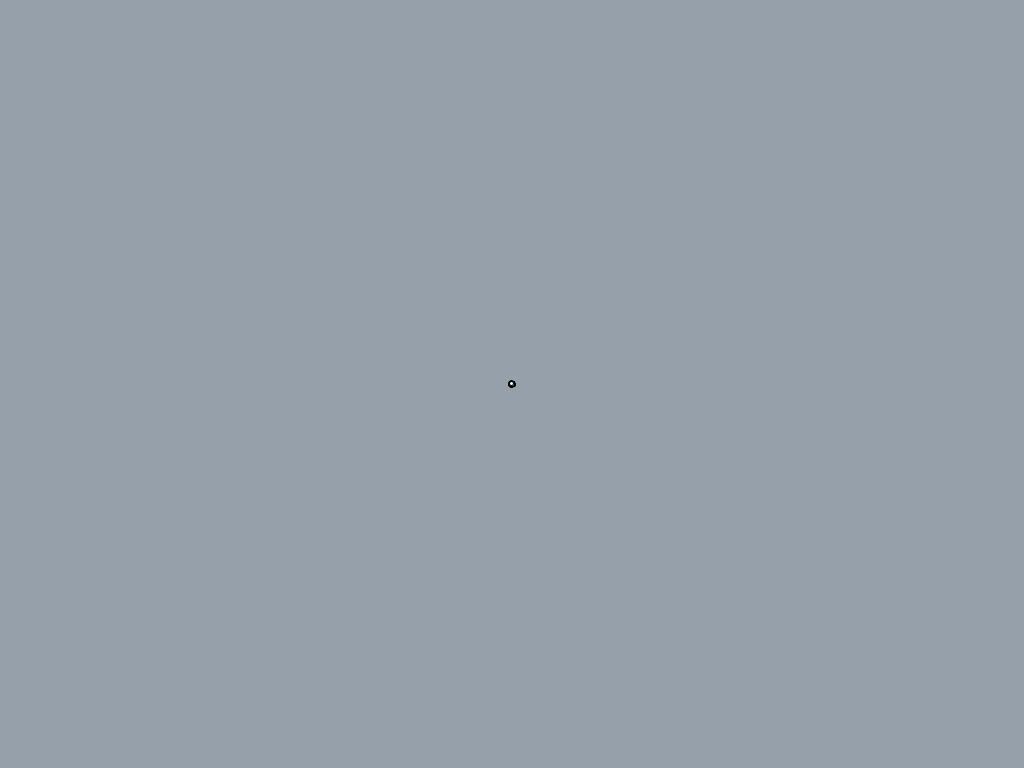
Frame 1 (no input)
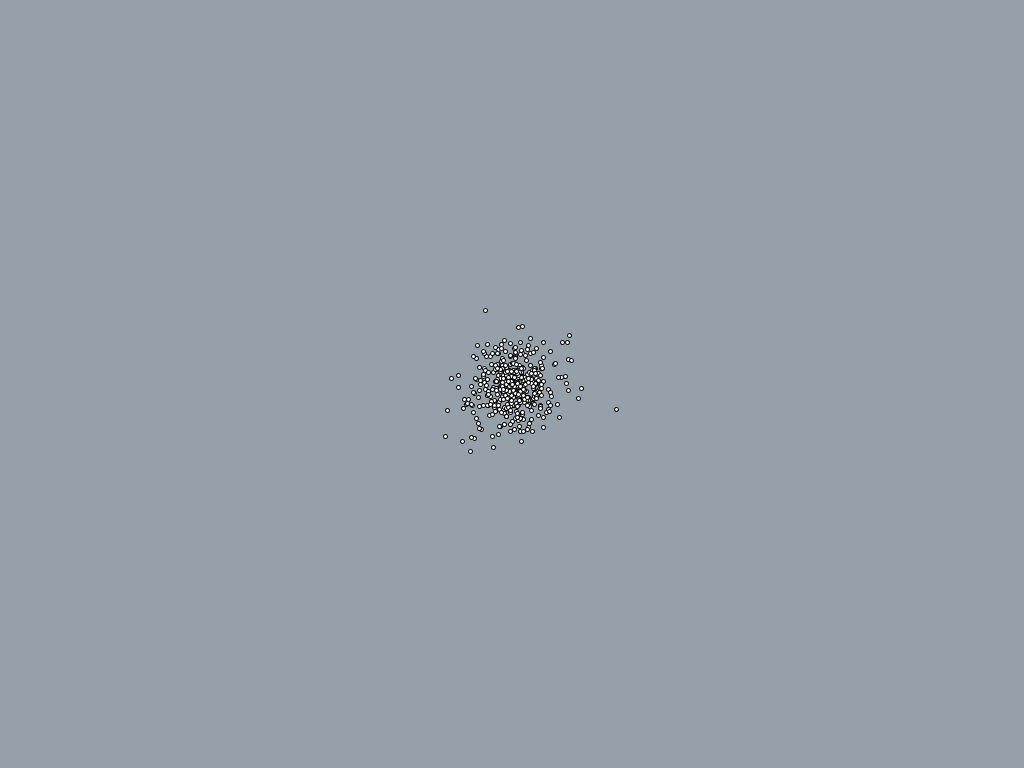
Frame 60 (the mouse pressed at the canvas centre just before this capture)
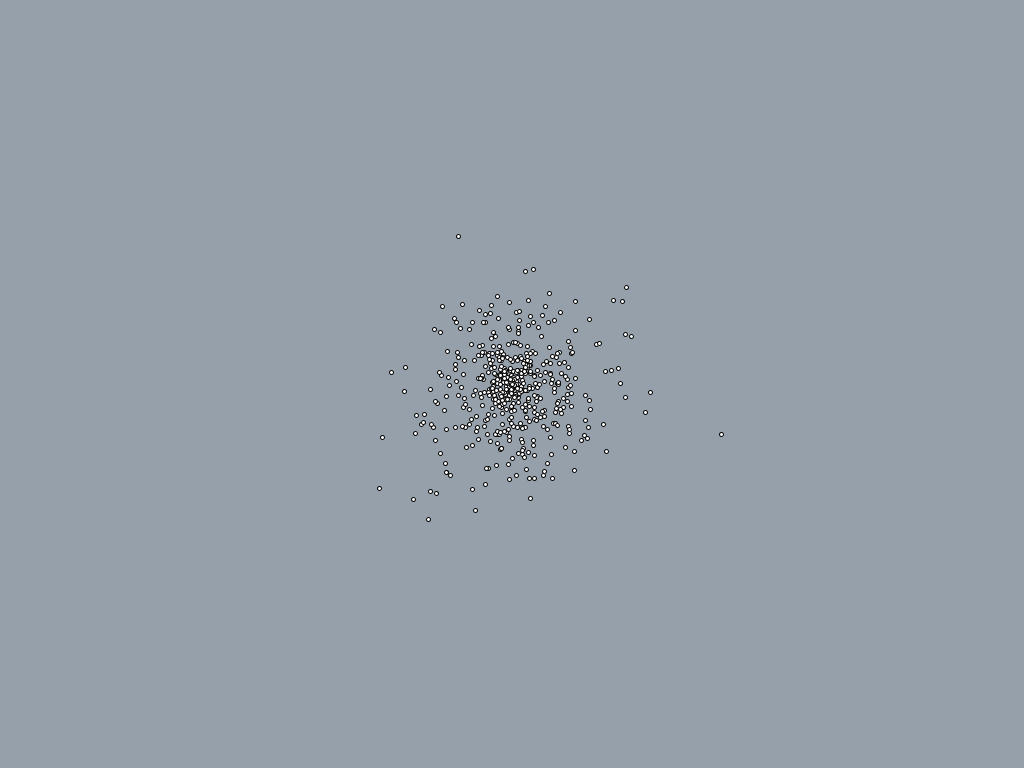
Frame 120 (the mouse held since frame 60 and released just before this capture)

The Processing sketch that drew these frames (run headless with seeded random() and noise(); from frame 60 on, the mouse is pressed at the canvas centre):

// Processing sketch: most_compact_code_for_a_simulated_explosion
// ── most_compact_code_for_a_simulated_explosion.pde
/*

Can you write a program that renders to screen a group of pixels exploding apart (as in a simple particle engine) and can you do this in any remarkably small number of characters (key strokes)?
(Recall the game lemmings, when those little guys would explode and their little pixel pieces fly apart.)

Someone programmed a simple particle system here as a Processing sketch and it is pretty hefty compared to what I think others should be able to accomplish if they tried.
But I'd be much more impressed if it someone could do the same in c++ and sdl, or even java or c#.

*/

class Particle {
  float x, y;
  float speed;
  float angle;
}

Particle[] particles;
int numParticles;

void setup() {
  size(1024, 768);
  numParticles = 512;
  createParticles(numParticles);
}

void createParticles(int size) {
  particles = new Particle[size];
  for (var i = 0; i < particles.length; i++) {
    particles[i] = new Particle();
    particles[i].x = width/2;
    particles[i].y = height/2;
    particles[i].speed = randomGaussian()*0.5;
    particles[i].angle = random(2*PI);
  }
}

void draw() {  
  background(150, 160, 170);
  for (var particle : particles) {
    particle.x = particle.x + particle.speed*cos(particle.angle);
    particle.y = particle.y + particle.speed*sin(particle.angle);
    circle(particle.x, particle.y, 4);
  }
}

void keyPressed() {
  if (key == ' ')
    createParticles(numParticles);
}
